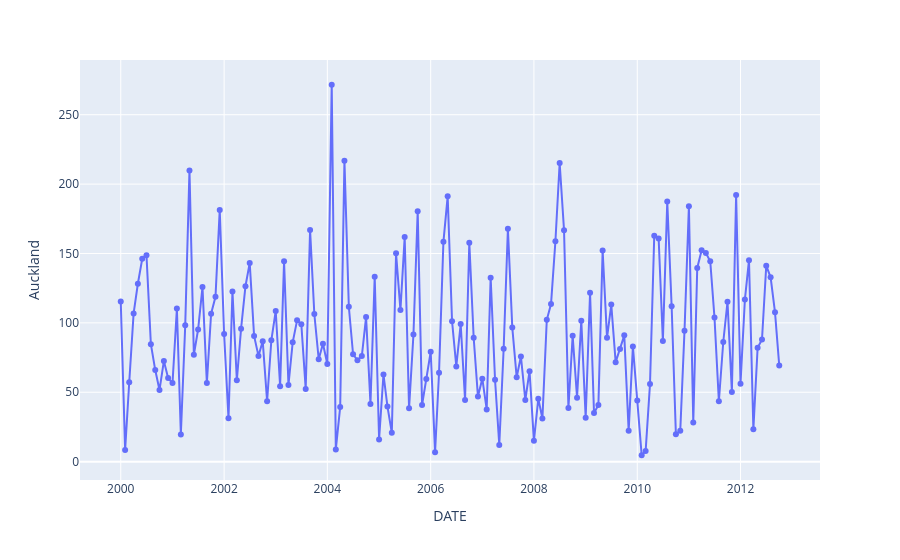

The notebook cell saved with this chart:
### Code cell
#测试px画线同时显示点：
data = pd.read_csv('D:/pyprj/data/plotly_data/datasets-master/nz_weather.csv')
data['Width'] = 12
fig = px.line(data,x='DATE',y='Auckland',markers=True)
fig.show()

### Figure 1 — Plotly figure (JSON) as saved in the notebook; plotly's stock layout.template omitted (floating-point values rounded to 4 significant figures; data arrays with more than 128 entries replaced by an {"elided": "..."} marker saying what was removed)
{"data": [{"hovertemplate": "DATE=%{x}<br>Auckland=%{y}<extra></extra>", "legendgroup": "", "line": {"color": "#636efa", "dash": "solid"}, "marker": {"symbol": "circle"}, "mode": "lines+markers", "name": "", "orientation": "v", "showlegend": false, "type": "scatter", "x": {"elided": "154 str values"}, "xaxis": "x", "y": {"elided": "154 float values"}, "yaxis": "y"}], "layout": {"legend": {"tracegroupgap": 0}, "margin": {"t": 60}, "xaxis": {"anchor": "y", "domain": [0, 1], "title": {"text": "DATE"}}, "yaxis": {"anchor": "x", "domain": [0, 1], "title": {"text": "Auckland"}}}}
